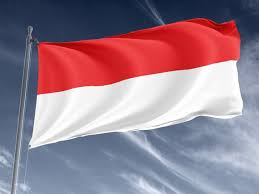
#> input picture assignment_1/fifth_question/image.jpg, 259 x 194 px
$ python flag.py
#> lines starting #> are read from the running program, lines starting #| are printed output that depends on the picture; after the words box and inside, x2 and y2 are one past the last pixel; in counts of white or black regions, pixels touching at a corner belong together
from PIL import Image
import numpy as np


def crop_flag_precisely(image_path):
    # Load the image
#> called with image_path = 'image.jpg'
    img = Image.open(image_path)
#> img is the input picture: PIL image 259x194 RGB; mean R, G, B 149.9, 126.2, 141.4
    img = img.convert('RGB')  # Ensure the image is in RGB mode

    # Convert the image to a numpy array
    img_array = np.array(img)

    # Define thresholds for detecting red and white regions
    red = np.array([255, 0, 0])
    white = np.array([255, 255, 255])
    red_tolerance = 120
    white_tolerance = 150

    # Create a binary mask for the flag region
    mask = np.zeros((img_array.shape[0], img_array.shape[1]), dtype=np.uint8)

    for i in range(img_array.shape[0]):
        for j in range(img_array.shape[1]):
            pixel = img_array[i, j]
            if np.linalg.norm(pixel - red) < red_tolerance:
                mask[i, j] = 1  # Mark red region
            elif np.linalg.norm(pixel - white) < white_tolerance and np.mean(pixel) > 200:
                mask[i, j] = 1  # Mark white region
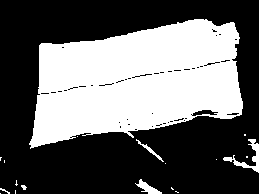
#> mask: shape (194, 259); values 0 (black) and 1 (white), 39.8% white; 18 white regions (13 under 20 px), largest, box (x1, y1, x2, y2) and area: (29, 19, 243, 149) 19369, (223, 139, 259, 173) 301, (135, 179, 162, 194) 161, (136, 139, 164, 162) 89, (21, 185, 27, 190) 20

    # Calculate row and column sums to find the flag boundaries
    row_sums = mask.sum(axis=1)
#> row_sums = 194 values, max 207 at index 104, min 0 at index 0, mean 103.1
    col_sums = mask.sum(axis=0)
#> col_sums = 259 values, max 113 at index 146, min 0 at index 10, mean 77.22

    # Detect rows and columns with significant pixel counts
    row_indices = np.where(row_sums > mask.shape[1] * 0.03)[0]  # Rows with >3% pixels
#> row_indices = 159 values from 19 to 193
    col_indices = np.where(col_sums > mask.shape[0] * 0.03)[0]  # Columns with >3% pixels
#> col_indices = 229 values from 0 to 258

    if row_indices.size > 0 and col_indices.size > 0:
        # Find the bounding box based on row/column indices
        top, bottom = row_indices[0], row_indices[-1]
#> top = 19; bottom = 193
        left, right = col_indices[0], col_indices[-1]
#> left = 0; right = 258

        # Apply minimal margin (or none)
        top = max(0, top)
        bottom = min(img_array.shape[0], bottom)
        left = max(0, left)
        right = min(img_array.shape[1], right)

        # Crop the flag region
        cropped_img = img.crop((left, top, right, bottom))
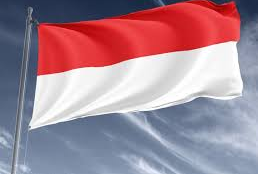
#> cropped_img: PIL image 258x174 RGB; mean R, G, B 163.2, 135.1, 148.9
        return cropped_img
    else:
        raise ValueError("No flag detected in the image.")


def detect_flag_from_cropped(cropped_img):
    img = cropped_img.convert('RGB')

    # Resize the image for faster processing
    img = img.resize((100, 100))
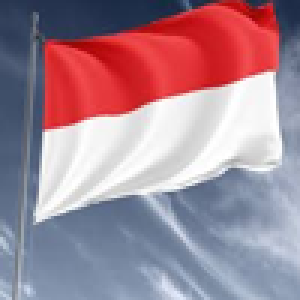
#> img: PIL image 100x100 RGB (shown 3 times larger); mean R, G, B 163.2, 135, 148.9

    # Convert image to a numpy array
    img_array = np.array(img)

    # Define color thresholds for red and white
    red = np.array([255, 0, 0])
    white = np.array([255, 255, 255])

    # Segment the image into smaller regions
    region_size = 10
    red_count_top = 0
    white_count_top = 0
    red_count_bottom = 0
    white_count_bottom = 0

    for i in range(0, img_array.shape[0], region_size):
        for j in range(0, img_array.shape[1], region_size):
            region = img_array[i:i + region_size, j:j + region_size, :]
            avg_color = np.mean(region, axis=(0, 1))

            # Check the position of the region (top half or bottom half)
            if i < img_array.shape[0] // 2:
                if np.linalg.norm(avg_color - red) < 100:
                    red_count_top += 1
                elif np.linalg.norm(avg_color - white) < 100:
                    white_count_top += 1
            else:
                if np.linalg.norm(avg_color - red) < 100:
                    red_count_bottom += 1
                elif np.linalg.norm(avg_color - white) < 100:
                    white_count_bottom += 1
#> after the loop, red_count_bottom = 0; red_count_top = 13; white_count_bottom = 9; white_count_top = 11

    # Determine the flag based on color counts
    if red_count_top > white_count_top and white_count_bottom > red_count_bottom:
        return "Indonesia"
    elif white_count_top > red_count_top and red_count_bottom > white_count_bottom:
        return "Poland"
    else:
        return "Unknown"


# Example usage
image_path = 'image.jpg'
cropped_flag = crop_flag_precisely(image_path)
# cropped_flag.show()  # Display the cropped flag
cropped_flag.save('cropped_flag_precisely.png')  # Save the cropped flag

result = detect_flag_from_cropped(cropped_flag)
#> result = 'Indonesia'
print(f"The flag is: {result}")
#| The flag is: Indonesia
